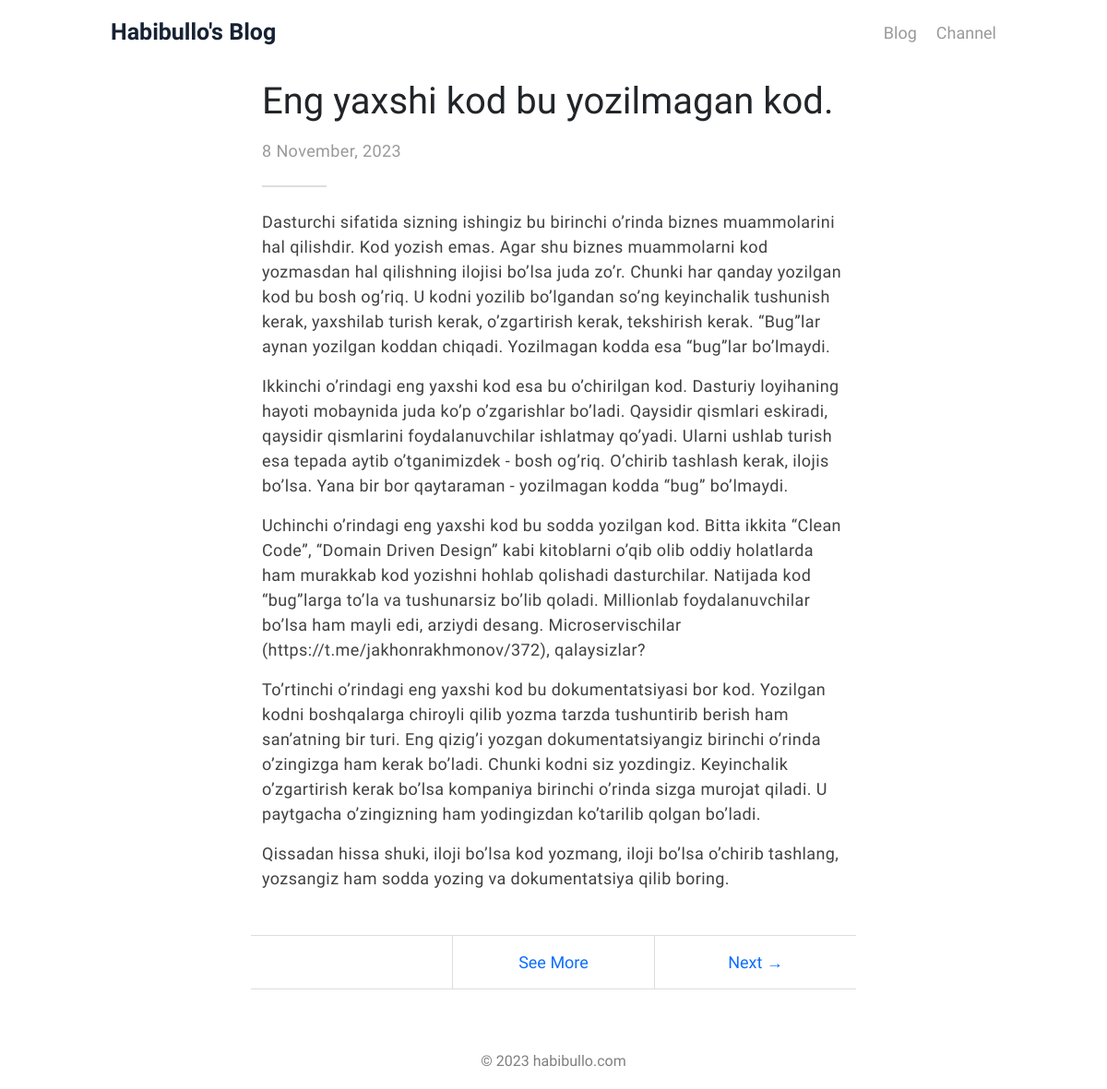
Screenshot of /blog/eng-yaxshi-kod-bu-yozilmagan-kod with the database file from the repository.
### main/models.py (models this page shows, shortened)
class Post(models.Model):
    title = models.CharField(max_length=200)
    content = RichTextField(blank=True, null=True)
    slug = models.CharField(max_length=200, blank=True, null=True)
    time = models.DateTimeField(auto_now_add=True)

### main/views.py (the view)
# urls.py: path('blog/<str:url>', views.blog_detail, name='blog_detail')
def blog_detail(request, url):
    post = get_object_or_404(Post, slug=url)
    previous_post = Post.objects.filter(time__lt=post.time).order_by('-time').first()
    next_post = Post.objects.filter(time__gt=post.time).order_by('time').first()
    context = {
        'post': post,
        'previous_post': previous_post,
        'next_post': next_post,
    }
    return render(request, 'main_app/blog_detail.html', context)

### templates/main_app/blog_detail.html (shortened to what this page needs)
{% extends 'index.html' %}
{% load static %}
{% block content %}
{% include 'navbar.html' %}
<div class="container mt-3">
  <div class="row justify-content-center">
    <article class="col-lg-8 col-md-10 col-12">
      <h1>{{ post.title }}</h1>
      <p class="mt-3" style="color: rgba(0, 0, 0, 0.4);">{{post.time| date:'j F, Y'}}</p>
      <div class="line mt-4 mb-4"></div>
      <p>
        {{ post.content | safe }}
      </p>
      <ul class="custom-pagination col-md-8 col-12 mt-5 mb-5">
        <div class="pagination-list row">
          <li class="col prev">
          </li>
          <li class="col">
            <a href="{% url 'blog' %}">See More</a>
          </li>
          <li class="col next">
            {% if next_post %}
              <a href="{% url 'blog_detail' next_post.slug %}" title="{{next_post.title}}">Next &rarr;</a>
            {% endif %}
          </li>
        </div>
      </ul>
    </article>
  </div>
</div>
{% include 'footer.html' %}
{% endblock content %}

### static/styles/style.css (style rules this page uses)
* { margin: 0; padding: 0; box-sizing: border-box; list-style: none; }
body { font-family: "Source Sans 3", sans-serif; }
a { text-decoration: none; }
p { color: rgba(0, 0, 0, 0.75); font-size: 18px; letter-spacing: .4px; }
.container { max-width: 1040px; padding: 0 40px; }
.line { width: 70px; height: 2px; background-color: #DDDDDD; }
.custom-pagination { width: 100%; font-size: 18px; margin-top: 30px; padding: 0; }
.custom-pagination .pagination-list { border-top: 1px solid #ddd; border-bottom: 1px solid #ddd; }
.custom-pagination .pagination-list li:not(:last-child) { border-right: 1px solid #ddd; }
.custom-pagination .pagination-list a { display: block; text-align: center; padding: 15px 0; }

### rows the page displays
Post: title "Eng yaxshi kod bu yozilmagan kod.", time "8 November, 2023", content "Dasturchi sifatida sizning ishingiz bu birinchi o’rinda biznes muammolarini hal qilishdir. Kod yozish emas. Agar shu biznes muammolarni kod yozmasdan hal qilishning ilojisi bo’lsa juda zo’r. Chunki har qanday yozilgan kod bu bosh og’riq. U kodni yozilib bo’lgandan so’ng keyinchalik tushunish kerak, yaxshilab turish kerak, o’zgartirish kerak, tekshirish kerak. “Bug”lar aynan yozilgan koddan chiqadi. Yozilmagan kodda esa “bug”lar bo’lmaydi. Ikkinchi o’rindagi eng yaxshi kod esa bu o’chirilgan kod. Dasturiy loyihaning hayoti mobaynida juda ko’p o’zgarishlar bo’ladi. Qaysidir qismlari eskiradi, qaysidir qismlarini foydalanuvchilar ishlatmay qo’yadi. Ularni ushlab turish esa tepada aytib…"
